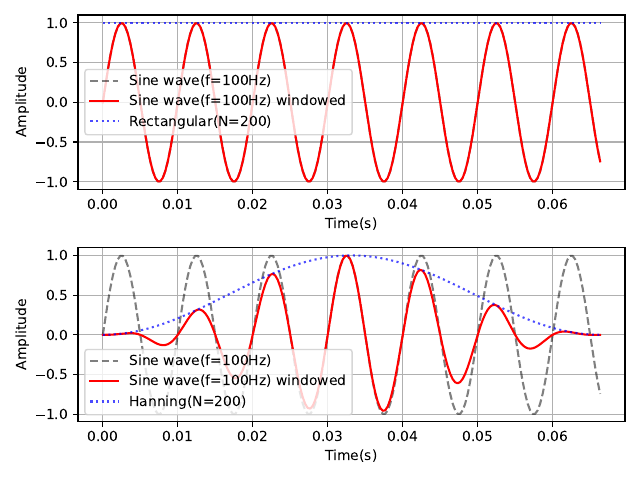

The script that saved this image:
import matplotlib.pyplot as plt
import numpy as np

from src.lib import signal, windows

Nw = 200

f_sample = 3000
duration = Nw / f_sample

t = np.arange(Nw) / f_sample
sig = signal.Sin(A=1, f=100, phi=0)

fig, ax = plt.subplots(2)

for idx, win in enumerate((windows.Rect(Nw), windows.Hanning(Nw))):
    ax[idx].plot(t, sig(t), "k--", label=sig, alpha=0.5)
    ax[idx].plot(t, sig(t) * win(), "r-", label=f"{sig} windowed")
    ax[idx].plot(t, win(), "b:", label=win, alpha=0.7)

    ax[idx].set_xlabel("Time(s)")
    ax[idx].set_ylabel("Amplitude")
    ax[idx].legend()
    ax[idx].grid()

plt.tight_layout()
plt.savefig("src/06/05.pdf", format="pdf")
plt.show()
